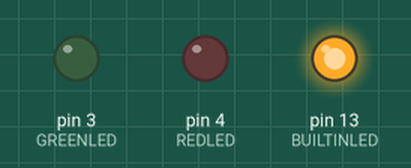
This sketch was run on a simulated Arduino Uno, built with avr-gcc and run on an emulated ATmega328P. Shown: output pins drawn as LEDs (lit = HIGH). What the sketch prints to the serial monitor is not drawn.

Above: at 0.9 s.
At 3.3 s:
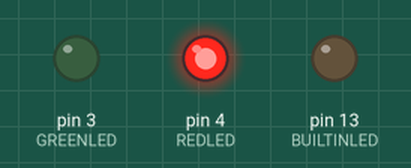
At 15.41 s:
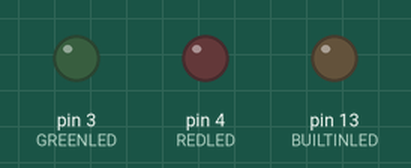
At 27.18 s:
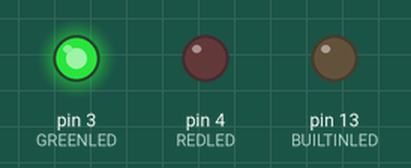
Timing chart, 0 to 27.1 s (numbered marks = the images above):
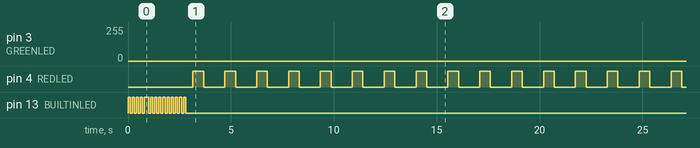

The sketch:

RedAndGreen.ino
```cpp
/******************************************************************************/
/*                                                                            */
/*  Filename: RedAndGreen.ino                                                 */
/*  Description: This sketch fades in and out two leds, located on pins 3 & 4 */
/*               red led is assumed to be connected to pin 4, while green led */
/*               is assumed tp be connected to pin 3                          */
/*  Origin date: March 6th, 2018                                              */
/*                                                                            */
/******************************************************************************/

#define BUILTINLED     (13)    // Teensy 3.6 LED pin number
#define REDLED          (4)
#define GREENLED        (3)
#define BAUDRATE    (38400)    // Teensy 3.6 baud rate
#define FADERATE        (2)    // miliseconds to keep LED on

#define serialIf(cond, ...)    if(cond) { Serial.println(__VA_ARGS__); }

int gCounter;                  // global variable for counter
bool serialAvailable;

/******************************************************************************/
/*  Function name: blinkOnce                                                  */
/*  Function description: makes the LED blink once, assuming that the LED pin */
/*                        is already set to OUTPUT mode                       */
/*  Input Params: int duration in miliseconds                                 */
/*  Output Params:                                                            */
/*  Return value:                                                             */
/******************************************************************************/
void blinkOnce(int duration, bool keepOn)
{
    digitalWrite(BUILTINLED, HIGH);   // turn on the LED. HIGH is the voltage level
    delay(duration);
    if(!keepOn)
    {
       digitalWrite(BUILTINLED, LOW);   // turn off the LED. LOW is the voltage level
    }
}

/******************************************************************************/
/*  Function name: multiBlink                                                 */
/*  Function description: makes the LED blink multiple times, according the   */
/*                        given number of times                               */
/*                        This function assumes the LED pinmode is set to OUT */
/*  Input Params: int duration in miliseconds for both on and off time        */
/*                int number of times to blink                                */
/*  Output Params:                                                            */
/*  Return value:                                                             */
/******************************************************************************/
void multiBlink(int durationOn, int durationOff, int times)
{
    int loopCounter;

    for(loopCounter = 0 ; loopCounter < times ; loopCounter++)
    {
        blinkOnce(durationOn, false);
        delay(durationOff);
    }
}


/******************************************************************************/
/*  Function name: startSerial                                                */
/*  Function description: starts the serial port and waits for it             */
/*  Input Params: int baudrate                                                */
/*  Output Params:                                                            */
/*  Return value: boolean for success                                         */
/******************************************************************************/
int startSerial(int buadrate)
{
    int serialTimeOut = 0;

    multiBlink(100, 100, 4);
    blinkOnce(100, true);
    Serial.begin(buadrate);
    while(!Serial && serialTimeOut<50)
    {
        // wait
        delay(100);
        serialTimeOut++;
    }

    return Serial;

}


/******************************************************************************/
/*  Function name: setup                                                      */
/*  Function description: setup routine to run once on startup                */
/*  Input Params:                                                             */
/*  Output Params:                                                            */
/******************************************************************************/
void setup()
{
    pinMode(BUILTINLED, OUTPUT);   // set LED pin to
    pinMode(REDLED, OUTPUT);
    pinMode(GREENLED, OUTPUT);
    if(!(serialAvailable = startSerial(BAUDRATE)))
        digitalWrite(BUILTINLED, HIGH);   // turn on the LED. HIGH is the voltage level
    else
        multiBlink(100, 100, 10);

}

/******************************************************************************/
/*  Function name: loop                                                       */
/*  Function description: forever loop routing                                */
/*  Input Params:                                                             */
/*  Output Params:                                                            */
/******************************************************************************/
void loop()
{
    String locString;
    int pwmCount;

    locString = "play RED  (";
    locString += gCounter;
    locString += ")";
    serialIf(serialAvailable, locString);
    for(pwmCount = 0 ; pwmCount < 256 ; pwmCount++)
    {
        analogWrite(REDLED, pwmCount);
        delay(FADERATE);
    }
    locString = "play GREEN  (";
    locString += gCounter;
    locString += ")";
    serialIf(serialAvailable, locString);
    for(pwmCount = 0 ; pwmCount < 256 ; pwmCount++)
    {
        analogWrite(REDLED, 255-pwmCount);
        analogWrite(GREENLED, pwmCount);
        delay(FADERATE);
    }
    for(pwmCount = 255 ; pwmCount >= 0 ; pwmCount--)
    {
        analogWrite(GREENLED, pwmCount);
        delay(FADERATE);
    }

    gCounter++;
}
```

Measured:
- by itself, pin 4 (REDLED): alternates HIGH for 0.52 s and LOW for 1.0 s
